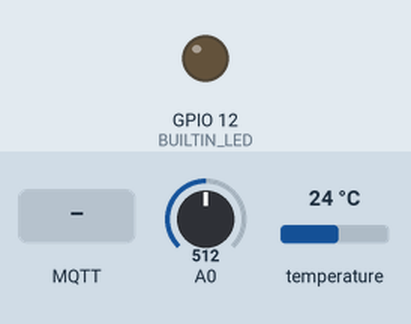
This sketch was run on a simulated ESP8266 (NodeMCU). Shown: output pins drawn as LEDs (lit = HIGH). The test bench sets the inputs (shaded band); at power-on: A0 = 512, temperature 24 °C. WiFi joins after 1.5 s; servers stay silent unless stated; no MQTT or app messages arrive unless stated; what the sketch prints to the serial monitor is not drawn.

Above: at 2.7 s.
2.8 s: MQTT message "1" arrives on the first subscribed topic
At 4.2 s:
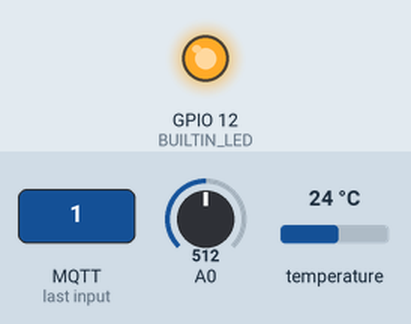
4.5 s: MQTT message "0" arrives on the first subscribed topic
At 5.3 s:
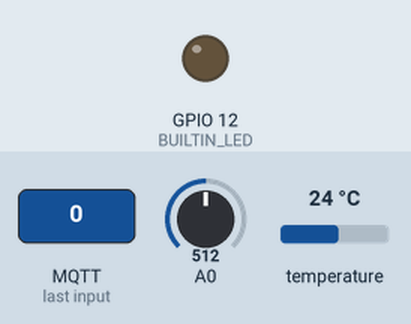
Timing chart, 0 to 7.5 s (numbered marks = the images above; inputs shaded):
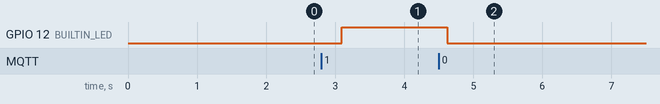

Measured:
- after the input at 2.8 s, GPIO 12 (BUILTIN_LED): LOW → HIGH after 0.29 s
- after the input at 4.5 s, GPIO 12 (BUILTIN_LED): HIGH → LOW after 0.13 s

The sketch:

mqtt_iot_playground.ino
```cpp
#include <ESP8266WiFi.h>
#include <PubSubClient.h>
#include <OneWire.h>
#include <DallasTemperature.h>

// Update these with values suitable for your network.

const char* ssid = "Lampa/KPI-Telecom Free";
const char* password = "";
const char* mqtt_server = "cloud.iot-playground.com";

#define ONE_WIRE_BUS 4

#define BUILTIN_LED  12

WiFiClient espClient;
PubSubClient client(espClient);

OneWire oneWire(ONE_WIRE_BUS);
DallasTemperature sensors(&oneWire);

char msg[10];

int temp;
int voltage;

char inTopicLedCtrl[] = "/2/Sensor.Parameter1";
char outTopicTemp[] = "/1/Sensor.Parameter1";
char outTopicVoltage[] = "/1/Sensor.Parameter2";

void setup_wifi() {

  delay(10);
  // We start by connecting to a WiFi network
  Serial.println();
  Serial.print("Connecting to ");
  Serial.println(ssid);

  WiFi.begin(ssid, password);

  while (WiFi.status() != WL_CONNECTED) {
    delay(500);
    Serial.print(".");
  }

  Serial.println("");
  Serial.println("WiFi connected");
  Serial.println("IP address: ");
  Serial.println(WiFi.localIP());
}

void callback(char* topic, byte* payload, unsigned int length) {
  Serial.print("Message arrived [");
  Serial.print(topic);
  Serial.print("] ");
  for (int i = 0; i < length; i++) {
    Serial.print((char)payload[i]);
  }
  Serial.println();

  // Switch on the LED if an 1 was received as first character
  if ((char)payload[0] == '1') {
    digitalWrite(BUILTIN_LED, HIGH);
    // but actually the LED is on; this is because
    // it is acive low on the ESP-01)
  } else if ((char)payload[0] == '0'){
    digitalWrite(BUILTIN_LED, LOW);  // Turn the LED off by making the voltage HIGH
  }

}

void reconnect() {
  // Loop until we're reconnected
  while (!client.connected()) {
    //Serial.print("Attempting MQTT connection...");
    // Attempt to connect
    if (client.connect("ESP8266Client", "Woody", "Get My Servo Back")) {
      //Serial.println("connected");
      // ... and resubscribe
      client.subscribe(inTopicLedCtrl);
    } else {
      Serial.print("failed, rc=");
      Serial.print(client.state());
      Serial.println(" try again in 5 seconds");
      // Wait 5 seconds before retrying
      delay(5000);
    }
  }
}

void setup() {
  pinMode(BUILTIN_LED, OUTPUT);     // Initialize the BUILTIN_LED pin as an output
  Serial.begin(115200);
  setup_wifi();
  client.setServer(mqtt_server, 1883);
  client.setCallback(callback);
}

void loop() {

  if (!client.connected()) {
    reconnect();
  }
  client.loop();

    sensors.requestTemperatures();

    temp = sensors.getTempCByIndex(0);

    snprintf (msg, 5, "%ld", temp);

    //Serial.print("Temp: ");
    //Serial.println(temp);

    client.publish(outTopicTemp, msg);

    voltage = analogRead(A0);

    snprintf (msg, 5, "%ld", voltage);

    //Serial.print("Volt: ");
    //Serial.println(voltage);

    client.publish(outTopicVoltage, msg);

}
```
